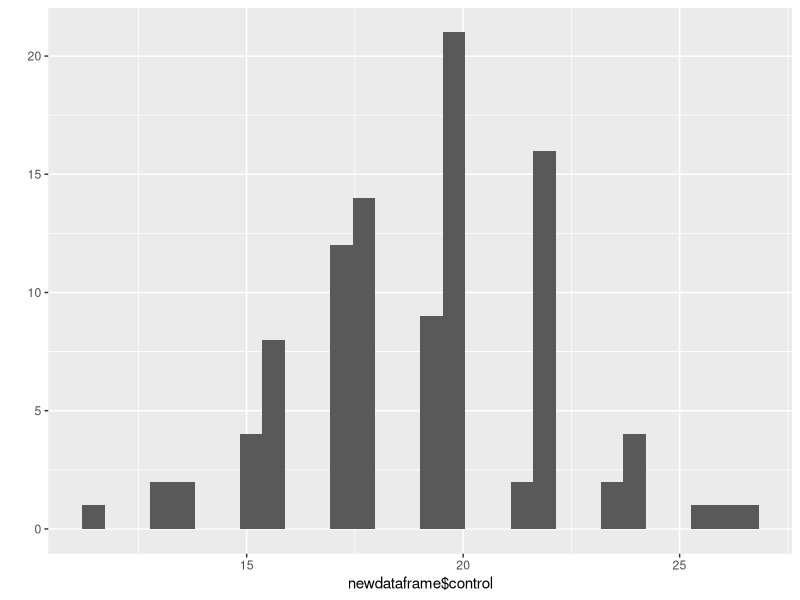
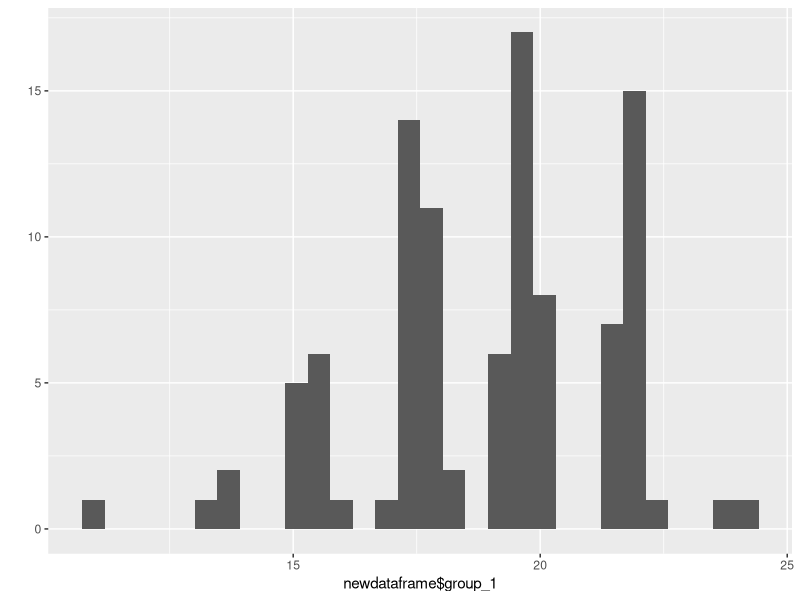
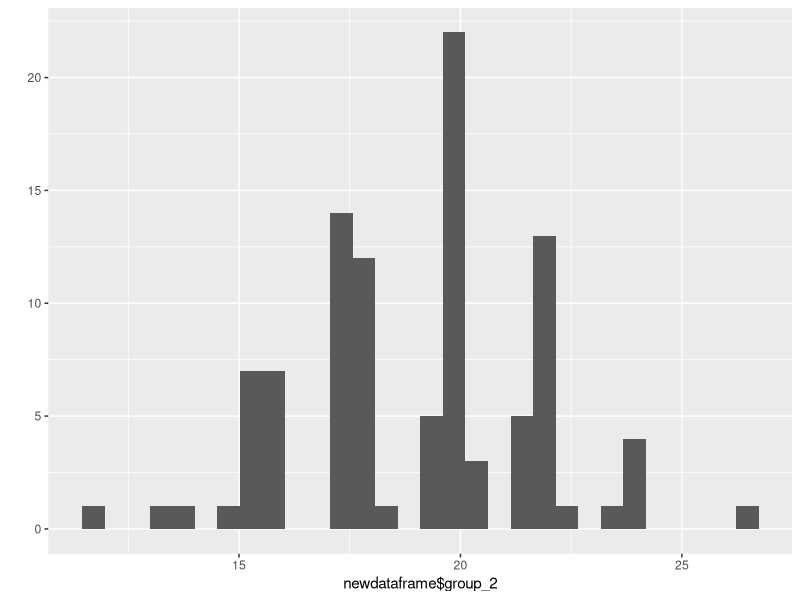

The R source for these figures, in order:
## ---- chunk 1
library(ggplot2)
## ---- chunk 2
z <- c(10,0,1,3,0,2,4)
counter<-0
for (i in 1:length(z)) {
  if(z[i]==0){
  counter<-counter+1}
}
## ---- chunk 3
counter<-sum(z==0)
print(counter)
## ---- chunk 4
###############################
#FUNCTION: matrixfun
#packages: none 
#purpose: Write a function that takes as input two integers representing the number of rows and columns in a matrix. The output is a matrix of these dimensions in which each element is the product of the row number x the column number
#input: number of rows and columns
#output:matrix output
#------------------------------

matrixfun<-function(x=2,y=3)
  {
  m1<-matrix(nrow=x,ncol=y)
  
  for (i in 1:nrow(m1)){
    for(j in 1:ncol(m1)){
      m1[i,j]<-(i*j)
    }
  }
  return(m1)
       }
matrixfun()
## ---- chunk 5
group <- c(rep("Control",10),rep("Treatment1",10),rep("Treatment2",10))
var <- c(rnorm(n=10, mean=5,sd=0.25), rnorm(n=10, mean=25,sd=0.75),rnorm(n=10, mean=27,sd=0.85))
df <- data.frame(trt=group,res=var)
print(df)
#created my dataframe 

shuffle_data <- function(z) {
   newdataframe<- z[,2] <- sample(z[,2]) 
   v1 <- mean(z[1:10,2])
   v2<- mean(z[11:20,2])
   v3<- mean(z[21:30,2])
   vector<-c(v1,v2,v3)
  }

b<-shuffle_data(z=df)
print(b)

#do that again for 100 times 
# create empty grid to fill in
newdataframe <- expand.grid(replicate=1:100,
                      control=NA,
                      group_1=NA,
                      group_2=NA)

# for loop - repeat function 100x
for (i in 1:100) {
  vector <- shuffle_data(z=df)
  newdataframe[i,2] <- vector[1]
  newdataframe[i,3] <- vector[2]
  newdataframe[i,4] <- vector[3]
}


print(newdataframe)

#Creating graphs for each group! 
  
qplot(data = newdataframe, x = newdataframe$control)
qplot(data = newdataframe, x = newdataframe$group_1)
qplot(data = newdataframe, x = newdataframe$group_2)
print(vector)
